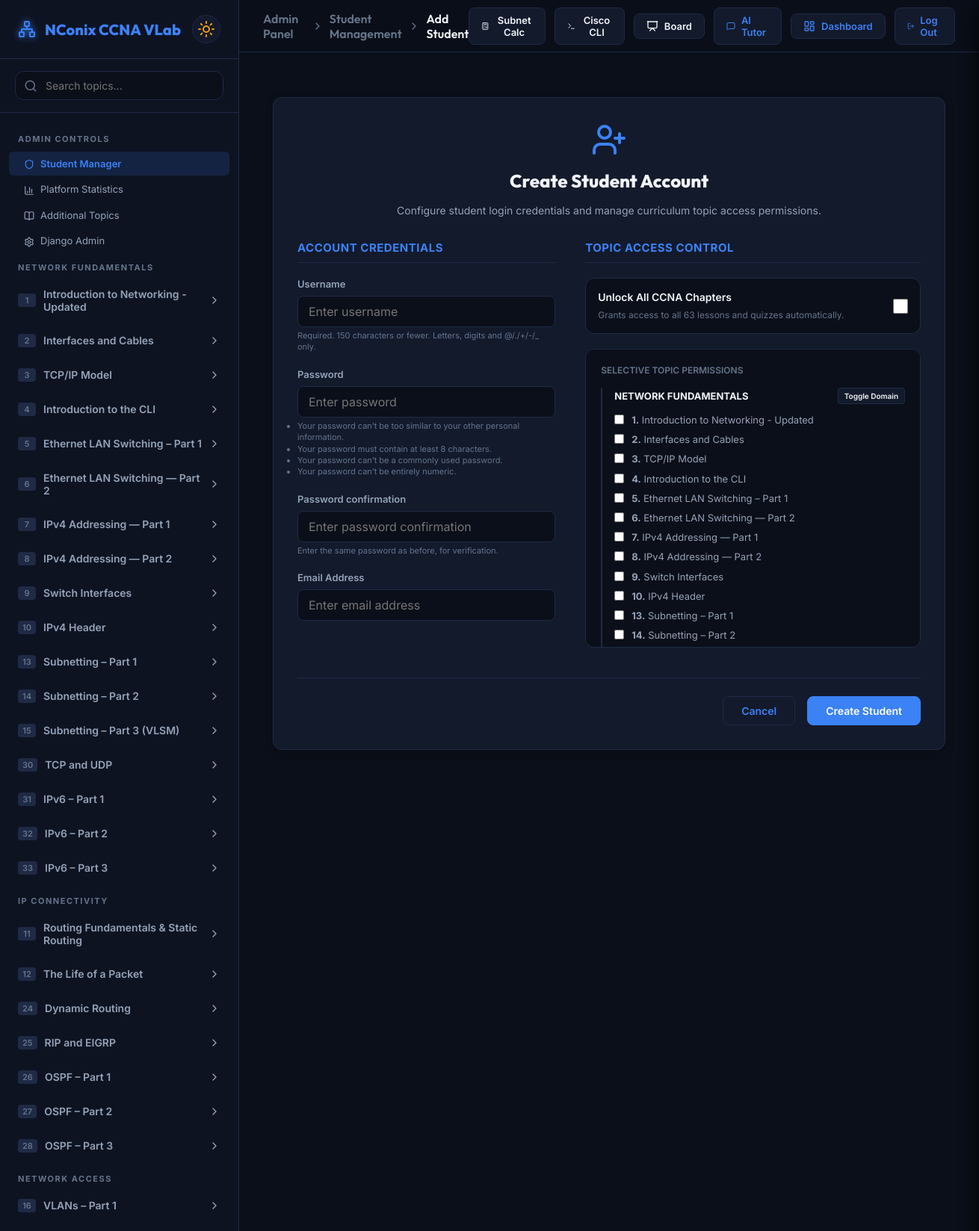
Page /admin-panel/student/create/ (signed in, upper part) on the committed database.
### core/models.py (models this page shows, shortened)
class Domain(models.Model):
    name = models.CharField(max_length=100, unique=True)

class Topic(models.Model):
    id = models.IntegerField(primary_key=True)
    domain = models.ForeignKey(Domain, on_delete=models.CASCADE, related_name='topics')
    title = models.CharField(max_length=200)
    objectives = models.JSONField(default=list)  # list of strings
    lesson_content = models.TextField()  # markdown
    video_url = models.CharField(max_length=500, blank=True, default='')  # YouTube video link
    class Meta:
        ordering = ['id']

### admin_panel/views.py (the view)
# urls.py: path('student/create/', views.admin_create_student_view, name='admin_create_student'),
@admin_required
def admin_create_student_view(request):
    if request.method == 'POST':
        form = UserCreationForm(request.POST)
        if form.is_valid():
            user = form.save()
            email = request.POST.get('email')
            if email:
                user.email = email
                user.save()
            unlock_all = request.POST.get('unlock_all_topics') == 'true'
            allowed_topics_post = request.POST.getlist('allowed_topics')
            from core.models import UserProfile
            profile, _ = UserProfile.objects.get_or_create(user=user)
            profile.role = 'student'
            profile.unlock_all_topics = unlock_all
            profile.allowed_topics = [int(tid) for tid in allowed_topics_post if tid.isdigit()]
            profile.save()
            return redirect('admin_dashboard')
    else:
        form = UserCreationForm()
    domains = Domain.objects.prefetch_related('topics').all()
    sidebar_domains = get_sidebar_data(request.user)
    context = {
        'form': form,
        'domains': domains,
        'sidebar_domains': sidebar_domains,
        'active_page': 'admin_dashboard',
        'is_edit': False
    }
    return render(request, 'admin_panel/admin_student_form.html', context)

### core/context_processors.py (called while the page is built)
def additional_topics(request):
    return {
        'additional_topics': AdditionalTopic.objects.all().order_by('created_at')
    }

### admin_panel/templates/admin_panel/admin_student_form.html (shortened to what this page needs)
{% extends 'core/base.html' %}
{% block breadcrumbs %}
  <span class="breadcrumb-root">Admin Panel</span>
  <span class="breadcrumb-separator"><i data-lucide="chevron-right"></i></span>
  <span class="breadcrumb-root"><a href="{% url 'admin_dashboard' %}" style="text-decoration: none; color: inherit;">Student Management</a></span>
  <span class="breadcrumb-separator"><i data-lucide="chevron-right"></i></span>
  <span class="breadcrumb-current">{% if is_edit %}Edit Student{% else %}Add Student{% endif %}</span>
{% endblock %}
{% block content %}
<div class="lesson-card" style="max-width: 900px; margin: 20px auto; padding: 32px;">
  <div style="text-align: center; margin-bottom: 32px;">
    <i data-lucide="{% if is_edit %}edit-3{% else %}user-plus{% endif %}" style="width: 48px; height: 48px; color: var(--accent); margin-bottom: 12px;"></i>
    <h2 class="exam-setup-title" style="font-size: 24px; font-weight: 800; color: var(--text-primary);">
      {% if is_edit %}Edit Student Account{% else %}Create Student Account{% endif %}
    </h2>
    <p class="exam-setup-desc" style="color: var(--text-secondary); font-size: 14px; margin-top: 4px;">
      Configure student login credentials and manage curriculum topic access permissions.
    </p>
  </div>
  <form method="POST">
    <div style="display: flex; gap: 40px; flex-wrap: wrap;">
      <div style="flex: 1; min-width: 320px;">
        <h3 style="font-weight: 700; font-size: 15px; text-transform: uppercase; color: var(--accent); letter-spacing: 0.5px; border-bottom: 1px solid var(--border-color); padding-bottom: 10px; margin-bottom: 20px;">
          Account Credentials
        </h3>
        {% if is_edit %}
          <div class="form-group" style="margin-bottom: 20px;">
            <label for="username" style="display: block; font-weight: 600; margin-bottom: 8px; font-size: 13px;">Username</label>
            <input type="text" name="username" id="username" class="form-control" value="{{ student.username }}" required style="width: 100%;">
          </div>
          <div class="form-group" style="margin-bottom: 20px;">
            <label for="email" style="display: block; font-weight: 600; margin-bottom: 8px; font-size: 13px;">Email Address</label>
            <input type="email" name="email" id="email" class="form-control" value="{{ student.email }}" placeholder="Enter email address" style="width: 100%;">
          </div>
          <div class="form-group" style="margin-bottom: 20px;">
            <label for="new_password" style="display: block; font-weight: 600; margin-bottom: 8px; font-size: 13px;">Password</label>
            <input type="password" name="new_password" id="new_password" class="form-control" placeholder="Leave blank to keep existing password" style="width: 100%;">
            <small style="display: block; color: var(--text-muted); font-size: 11px; margin-top: 6px; line-height: 1.4;">
              Type a new password here to reset this student's login password.
            </small>
          </div>
        {% else %}
          {% for field in form %}
            <div class="form-group" style="margin-bottom: 20px;">
              <label for="{{ field.id_for_label }}" style="display: block; font-weight: 600; margin-bottom: 8px; font-size: 13px;">
                {{ field.label }}
              </label>
              <input type="{% if 'password' in field.name %}password{% else %}text{% endif %}"
                     name="{{ field.name }}"
                     id="{{ field.id_for_label }}"
                     class="form-control"
                     placeholder="Enter {{ field.label|lower }}"
                     required
                     style="width: 100%;">
              {% if field.help_text %}
                <small style="display: block; color: var(--text-muted); font-size: 11px; margin-top: 4px; line-height: 1.4;">
                  {{ field.help_text }}
                </small>
              {% endif %}
            </div>
          {% endfor %}
          <div class="form-group" style="margin-bottom: 20px;">
            <label for="email" style="display: block; font-weight: 600; margin-bottom: 8px; font-size: 13px;">Email Address</label>
            <input type="email" name="email" id="email" class="form-control" placeholder="Enter email address" style="width: 100%;">
          </div>
        {% endif %}
      </div>
      <div style="flex: 1.3; min-width: 320px; display: flex; flex-direction: column;">
        <h3 style="font-weight: 700; font-size: 15px; text-transform: uppercase; color: var(--accent); letter-spacing: 0.5px; border-bottom: 1px solid var(--border-color); padding-bottom: 10px; margin-bottom: 20px;">
          Topic Access Control
        </h3>
        <div style="background-color: var(--bg-app); border: 1px solid var(--border-color); border-radius: var(--radius); padding: 16px; margin-bottom: 20px; display: flex; align-items: center; justify-content: space-between;">
          <div>
            <label for="unlock_all_topics_toggle" style="font-weight: 600; font-size: 14px; color: var(--text-primary); cursor: pointer; display: block; margin-bottom: 4px;">
              Unlock All CCNA Chapters
            </label>
            <span style="font-size: 12px; color: var(--text-muted);">Grants access to all 63 lessons and quizzes automatically.</span>
          </div>
          <input type="checkbox" id="unlock_all_topics_toggle" style="width: 20px; height: 20px; cursor: pointer;"
                 {% if student.profile.unlock_all_topics %}checked{% endif %}>
        </div>
        <div id="topics_checklist_container" style="background-color: var(--bg-app); border: 1px solid var(--border-color); border-radius: var(--radius); padding: 20px; max-height: 400px; overflow-y: auto;">
          <p style="font-size: 12px; color: var(--text-muted); font-weight: 600; margin-bottom: 16px; text-transform: uppercase;">
            Selective Topic Permissions
          </p>
          <div style="display: flex; flex-direction: column; gap: 24px;">
            {% for domain in domains %}
              <div style="border-left: 2px solid var(--border-color); padding-left: 16px;">
                <div style="display: flex; align-items: center; justify-content: space-between; margin-bottom: 12px; gap: 12px;">
                  <span style="font-weight: 700; color: var(--text-primary); font-size: 13px;">{{ domain.name|upper }}</span>
                  <button type="button" class="btn domain-toggle-btn" data-domain-id="{{ domain.id }}" style="font-size: 10px; padding: 4px 8px; border-radius: 4px; font-weight: 600; background-color: var(--bg-card); cursor: pointer;">
                    Toggle Domain
                  </button>
                </div>
                <div style="display: flex; flex-direction: column; gap: 8px;">
                  {% for topic in domain.topics.all %}
                    <div style="display: flex; align-items: flex-start; gap: 10px; font-size: 13px;">
                      <input type="checkbox" name="allowed_topics" value="{{ topic.id }}"
                             id="topic_check_{{ topic.id }}" class="topic-checkbox domain-{{ domain.id }}-check"
                             style="margin-top: 2px; cursor: pointer;"
                             {% if topic.id in student.profile.allowed_topics %}checked{% endif %}>
                      <label for="topic_check_{{ topic.id }}" style="color: var(--text-secondary); cursor: pointer; line-height: 1.4;">
                        <strong>{{ topic.id }}.</strong> {{ topic.title }}
                      </label>
                    </div>
                  {% endfor %}
                </div>
              </div>
            {% endfor %}
          </div>
        </div>
      </div>
    </div>
    <div style="display: flex; gap: 16px; justify-content: flex-end; margin-top: 40px; border-top: 1px solid var(--border-color); padding-top: 24px;">
      <a href="{% url 'admin_dashboard' %}" class="btn" style="padding: 10px 24px; text-decoration: none;">Cancel</a>
      <button type="submit" class="btn btn-primary" style="padding: 10px 24px; font-weight: 600;">
        {% if is_edit %}Save Changes{% else %}Create Student{% endif %}
      </button>
    </div>
  </form>
</div>
{% endblock %}

### core/templates/core/base.html (shortened to what this page needs)
{% load static %}
<!DOCTYPE html>
<html lang="en" data-theme="dark">
<head>
  <link rel="stylesheet" href="{% static 'core/styles.css' %}">
</head>
<body>
  <div class="app-container">
    <aside class="sidebar" id="sidebar">
      <div class="sidebar-header">
        <a href="{% url 'dashboard' %}" class="logo" style="text-decoration: none;">
          <i data-lucide="network" class="logo-icon"></i>
          <span>NConix CCNA <span class="accent-text">VLab</span></span>
        </a>
        <button class="theme-toggle" id="themeToggleBtn" title="Toggle Light/Dark Mode">
          <i data-lucide="sun" class="sun-icon"></i>
        </button>
      </div>
      <div class="search-box">
        <i data-lucide="search" class="search-icon"></i>
        <input type="text" id="searchInput" placeholder="Search topics...">
      </div>
      <nav class="navigation">
        <div class="nav-list" id="navList">
          {% if user.is_authenticated %}
            {% if user.is_superuser or user.is_staff or user.profile.role == 'admin' %}
              <div class="nav-section-title">ADMIN CONTROLS</div>
              <a href="{% url 'admin_dashboard' %}" class="nav-sub-item {% if active_page == 'admin_dashboard' %}active{% endif %}" style="padding-left: 20px; text-decoration: none;">
                <span><i data-lucide="shield" class="sub-item-icon"></i>Student Manager</span>
              </a>
              <a href="{% url 'admin_stats' %}" class="nav-sub-item {% if active_page == 'admin_stats' %}active{% endif %}" style="padding-left: 20px; text-decoration: none;">
                <span><i data-lucide="bar-chart-3" class="sub-item-icon"></i>Platform Statistics</span>
              </a>
              <a href="{% url 'admin_additional_topics' %}" class="nav-sub-item {% if active_page == 'admin_additional_topics' %}active{% endif %}" style="padding-left: 20px; text-decoration: none;">
                <span><i data-lucide="book-open" class="sub-item-icon"></i>Additional Topics</span>
              </a>
              <a href="/admin/" target="_blank" class="nav-sub-item" style="padding-left: 20px; text-decoration: none;">
                <span><i data-lucide="settings" class="sub-item-icon"></i>Django Admin</span>
              </a>
            {% endif %}
            {% for domain in sidebar_domains %}
              <div class="nav-section-title">{{ domain.name|upper }}</div>
              {% for topic in domain.topics %}
                <div class="chapter-item " id="chapter-{{ topic.id }}" data-title="{{ topic.title }}">
                  <div class="chapter-header">
                    <div class="chapter-title-container">
                      <span class="chapter-number">{{ topic.id }}</span>
                      <span {% if topic.locked %}style="color: var(--text-muted);"{% endif %}>{{ topic.title }}</span>
                    </div>
                    {% if topic.locked %}
                      <i data-lucide="lock" class="chapter-chevron" style="color: var(--text-muted); transform: none !important;"></i>
                    {% else %}
                      <i data-lucide="chevron-right" class="chapter-chevron"></i>
                    {% endif %}
                  </div>
                </div>
              {% endfor %}
            {% endfor %}
          {% endif %}
        </div>
      </nav>
    </aside>
    <main class="workspace">
      <header class="header">
        <div class="header-breadcrumbs">
          {% block breadcrumbs %}{% endblock %}
        </div>
        <div class="header-actions">
          <button class="header-btn" id="toolSubnetBtn" title="Subnetting Calculator">
            <i data-lucide="calculator"></i>
            <span>Subnet Calc</span>
          </button>
          <button class="header-btn" id="toolCliBtn" title="Cisco IOS CLI Simulator">
            <i data-lucide="terminal"></i>
            <span>Cisco CLI</span>
          </button>
          {% if user.is_authenticated %}
            {% if active_page != 'admin_board' %}
              <button class="header-btn" id="toolBoardBtn" title="Live Shared Whiteboard" style="position: relative;">
                <i data-lucide="presentation"></i>
                <span>Board</span>
              </button>
            {% endif %}
            <a href="{% url 'tutor_bot' %}" class="header-btn {% if active_page == 'tutor_bot' %}highlight-btn{% endif %}" title="AI Networking Tutor" style="text-decoration: none;">
              <i data-lucide="message-square"></i>
              <span>AI Tutor</span>
            </a>
            <a href="{% url 'dashboard' %}" class="header-btn {% if active_page == 'dashboard' %}highlight-btn{% endif %}" style="text-decoration: none;">
              <i data-lucide="layout-dashboard"></i>
              <span>Dashboard</span>
            </a>
            <a href="{% url 'logout' %}" class="header-btn" title="Log Out" style="text-decoration: none;">
              <i data-lucide="log-out"></i>
              <span>Log Out</span>
            </a>
          {% endif %}
        </div>
      </header>
      <div class="viewport" id="viewport">
        {% block content %}{% endblock %}
      </div>
    </main>
  </div>
</body>
</html>

### rows in the picture
Domain: name "NETWORK FUNDAMENTALS", name "NETWORK FUNDAMENTALS"
Topic: title "Introduction to Networking - Updated", id "1", title "Introduction to Networking - Updated"
Topic: title "Interfaces and Cables", id "2", title "Interfaces and Cables"
Topic: title "TCP/IP Model", id "3", title "TCP/IP Model"
Topic: title "Introduction to the CLI", id "4", title "Introduction to the CLI"
Topic: title "Ethernet LAN Switching – Part 1", id "5", title "Ethernet LAN Switching – Part 1"
Topic: title "Ethernet LAN Switching — Part 2", id "6", title "Ethernet LAN Switching — Part 2"
Topic: title "IPv4 Addressing — Part 1", id "7", title "IPv4 Addressing — Part 1"
Topic: title "IPv4 Addressing — Part 2", id "8", title "IPv4 Addressing — Part 2"
Topic: title "Switch Interfaces", id "9", title "Switch Interfaces"
Topic: title "IPv4 Header", id "10", title "IPv4 Header"
Topic: title "Subnetting – Part 1", id "13", title "Subnetting – Part 1"
Topic: title "Subnetting – Part 2", id "14", title "Subnetting – Part 2"
Topic: title "Subnetting – Part 3 (VLSM)"
Topic: title "TCP and UDP"
Topic: title "IPv6 – Part 1"
Topic: title "IPv6 – Part 2"
Topic: title "IPv6 – Part 3"
Domain: name "IP CONNECTIVITY"
Topic: title "Routing Fundamentals & Static Routing"
Topic: title "The Life of a Packet"
Topic: title "Dynamic Routing"
Topic: title "RIP and EIGRP"
Topic: title "OSPF – Part 1"
Topic: title "OSPF – Part 2"
Topic: title "OSPF – Part 3"
Domain: name "NETWORK ACCESS"
Topic: title "VLANs – Part 1"

### other values in the picture
{{ topic.id }} "1" "2" "3" "4" "5" "6" "7" "8" "9" "10" "13" "14" "15" "30" "31" "32" "33" "11" "12" "24" "25" "26" "27" "28" "16"
{{ field.label }} "Username" "Password" "Password confirmation"
{{ field.help_text }} "Required. 150 characters or fewer. Letters, digits and @/./+/-/_ only." "Enter the same password as before, for verification."
